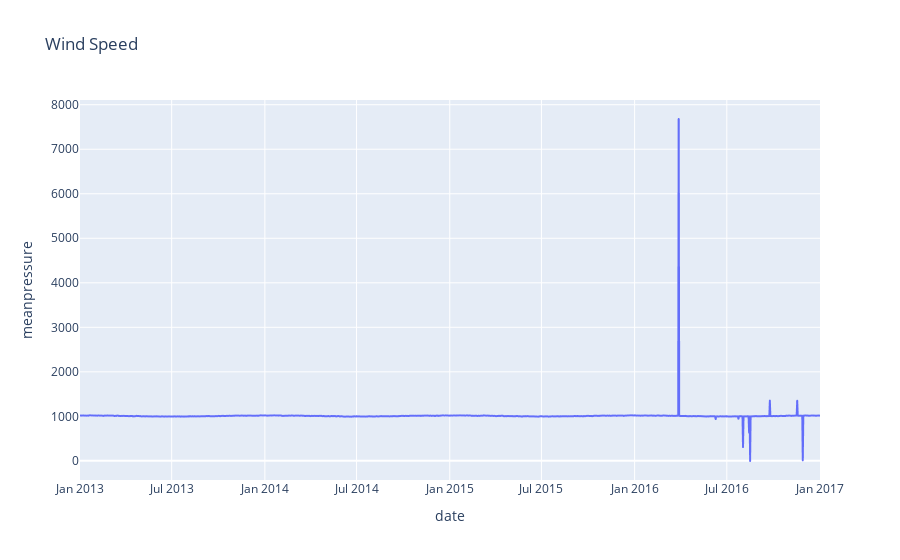

Source (notebook cell):
### Code cell
figure = px.line(df, x="date", 
                 y="meanpressure", 
                 title='Wind Speed')
figure.show()

### Figure 1 — Plotly figure (JSON) as saved in the notebook; plotly's stock layout.template omitted (floating-point values rounded to 4 significant figures; data arrays with more than 128 entries replaced by an {"elided": "..."} marker saying what was removed)
{"data": [{"hovertemplate": "date=%{x}<br>meanpressure=%{y}<extra></extra>", "legendgroup": "", "line": {"color": "#636efa", "dash": "solid"}, "marker": {"symbol": "circle"}, "mode": "lines", "name": "", "showlegend": false, "type": "scattergl", "x": {"elided": "1462 str values"}, "xaxis": "x", "y": {"elided": "1462 float values"}, "yaxis": "y"}], "layout": {"legend": {"tracegroupgap": 0}, "title": {"text": "Wind Speed"}, "xaxis": {"anchor": "y", "domain": [0, 1], "title": {"text": "date"}}, "yaxis": {"anchor": "x", "domain": [0, 1], "title": {"text": "meanpressure"}}}}
